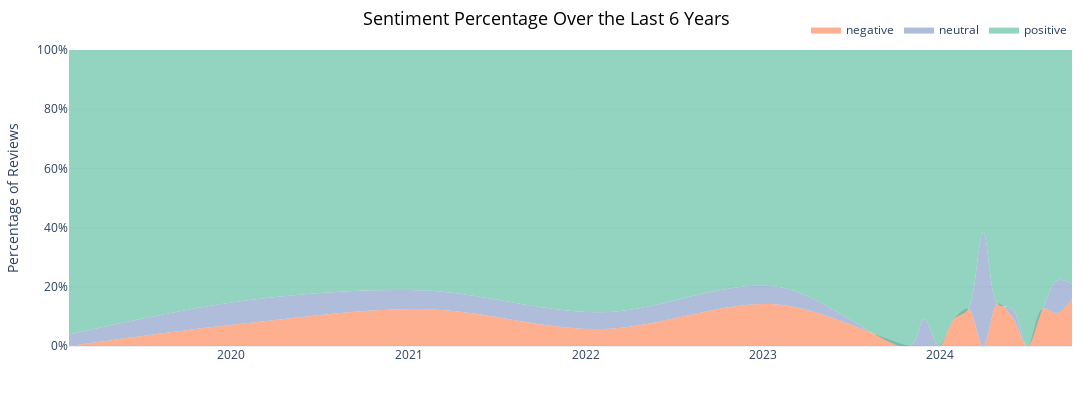

Notebook source saved alongside this figure:
### Code cell
def plotSentimentTrend(df, years_limit = 6):
    # Convert date to datetime format and handle missing values
    df['date'] = pd.to_datetime(df['date'], errors='coerce')
    df = df.dropna(subset=['date'])
    
    # Filter only the last 6 years
    last_six_years = datetime.datetime.now() - pd.DateOffset(years=years_limit)
    df = df[df['date'] >= last_six_years]

    # Set date as index for resampling
    df.set_index('date', inplace=True)
    
    # Resample to monthly and count sentiments
    sentiment_counts = df.resample('M')['sentiment_label'].value_counts().unstack().fillna(0)

    # Calculate the percentage for each sentiment type
    sentiment_percentage = sentiment_counts.div(sentiment_counts.sum(axis=1), axis=0) * 100
    sentiment_percentage = sentiment_percentage.round(2)
    sentiment_percentage = sentiment_percentage.reset_index().melt(id_vars=['date'], value_name='percentage', var_name='sentiment_label')
    
    # Plot sentiment percentage evolution
    fig = px.area(
        sentiment_percentage,
        x='date',
        y='percentage',
        color='sentiment_label',
        title='Sentiment Percentage Over the Last 6 Years',
        labels={'date': '', 'percentage': 'Percentage of Reviews (%)', 'sentiment_label': 'Sentiment'},
        template='plotly_white',
    )

    # Customize layout
    fig.update_layout(
        title=dict(x=0.5, xanchor='center', font=dict(size=18, color='black')),
        xaxis=dict(showgrid=False, zeroline=False),
        yaxis=dict(showgrid=True, title='Percentage of Reviews', ticksuffix='%'),
        legend=dict(title='', orientation='h', yanchor='bottom', y=1.02, xanchor='right', x=1),
        margin=dict(l=20, r=20, t=50, b=20),
        plot_bgcolor='rgba(0,0,0,0)',
        hovermode='x unified',
        width=1200,
        height=400,
    )

    # Customize color for sentiment categories
    color_map = {
        'positive': 'rgba(102, 194, 165, 0.7)', 
        'neutral': 'rgba(141, 160, 203, 0.7)', 
        'negative': 'rgba(252, 141, 98, 0.7)'
    }
    fig.for_each_trace(lambda trace: trace.update(line=dict(width=0, shape='spline'), fill='tonexty', fillcolor=color_map.get(trace.name, 'rgba(150, 150, 150, 0.5)')))

    # Remove the plot frame and keep the visualization as clean as possible
    fig.update_xaxes(showline=False)
    fig.update_yaxes(showline=False, range=[0, 100])  # Percentage scale from 0 to 100

    fig.show()

plotSentimentTrend(reviews)

### Figure 1 — Plotly figure (JSON) as saved in the notebook; plotly's stock layout.template omitted (floating-point values rounded to 4 significant figures)
{"data": [{"fill": "tonexty", "fillcolor": "rgba(252, 141, 98, 0.7)", "fillpattern": {"shape": ""}, "hovertemplate": "Sentiment=negative<br>=%{x}<br>Percentage of Reviews (%)=%{y}<extra></extra>", "legendgroup": "negative", "line": {"color": "#636efa", "shape": "spline", "width": 0}, "marker": {"symbol": "circle"}, "mode": "lines", "name": "negative", "orientation": "v", "showlegend": true, "stackgroup": "1", "type": "scatter", "x": ["2019-01-31T00:00:00", "2020-01-31T00:00:00", "2021-01-31T00:00:00", "2022-01-31T00:00:00", "2023-01-31T00:00:00", "2023-10-31T00:00:00", "2023-11-30T00:00:00", "2023-12-31T00:00:00", "2024-01-31T00:00:00", "2024-02-29T00:00:00", "2024-03-31T00:00:00", "2024-04-30T00:00:00", "2024-05-31T00:00:00", "2024-06-30T00:00:00", "2024-07-31T00:00:00", "2024-08-31T00:00:00", "2024-09-30T00:00:00"], "xaxis": "x", "y": [0, 7.69, 12.5, 5.71, 14, 0, 0, 0, 9.09, 12.5, 0, 14.29, 9.38, 0, 12.5, 11.11, 15.79], "yaxis": "y"}, {"fill": "tonexty", "fillcolor": "rgba(141, 160, 203, 0.7)", "fillpattern": {"shape": ""}, "hovertemplate": "Sentiment=neutral<br>=%{x}<br>Percentage of Reviews (%)=%{y}<extra></extra>", "legendgroup": "neutral", "line": {"color": "#EF553B", "shape": "spline", "width": 0}, "marker": {"symbol": "circle"}, "mode": "lines", "name": "neutral", "orientation": "v", "showlegend": true, "stackgroup": "1", "type": "scatter", "x": ["2019-01-31T00:00:00", "2020-01-31T00:00:00", "2021-01-31T00:00:00", "2022-01-31T00:00:00", "2023-01-31T00:00:00", "2023-10-31T00:00:00", "2023-11-30T00:00:00", "2023-12-31T00:00:00", "2024-01-31T00:00:00", "2024-02-29T00:00:00", "2024-03-31T00:00:00", "2024-04-30T00:00:00", "2024-05-31T00:00:00", "2024-06-30T00:00:00", "2024-07-31T00:00:00", "2024-08-31T00:00:00", "2024-09-30T00:00:00"], "xaxis": "x", "y": [3.85, 7.69, 6.25, 5.71, 6, 0, 9.09, 0, 0, 0, 38.46, 0, 3.12, 0, 0, 11.11, 5.26], "yaxis": "y"}, {"fill": "tonexty", "fillcolor": "rgba(102, 194, 165, 0.7)", "fillpattern": {"shape": ""}, "hovertemplate": "Sentiment=positive<br>=%{x}<br>Percentage of Reviews (%)=%{y}<extra></extra>", "legendgroup": "positive", "line": {"color": "#00cc96", "shape": "spline", "width": 0}, "marker": {"symbol": "circle"}, "mode": "lines", "name": "positive", "orientation": "v", "showlegend": true, "stackgroup": "1", "type": "scatter", "x": ["2019-01-31T00:00:00", "2020-01-31T00:00:00", "2021-01-31T00:00:00", "2022-01-31T00:00:00", "2023-01-31T00:00:00", "2023-10-31T00:00:00", "2023-11-30T00:00:00", "2023-12-31T00:00:00", "2024-01-31T00:00:00", "2024-02-29T00:00:00", "2024-03-31T00:00:00", "2024-04-30T00:00:00", "2024-05-31T00:00:00", "2024-06-30T00:00:00", "2024-07-31T00:00:00", "2024-08-31T00:00:00", "2024-09-30T00:00:00"], "xaxis": "x", "y": [96.15, 84.62, 81.25, 88.57, 80, 100, 90.91, 100, 90.91, 87.5, 61.54, 85.71, 87.5, 100, 87.5, 77.78, 78.95], "yaxis": "y"}], "layout": {"height": 400, "hovermode": "x unified", "legend": {"orientation": "h", "title": {"text": ""}, "tracegroupgap": 0, "x": 1, "xanchor": "right", "y": 1.02, "yanchor": "bottom"}, "margin": {"b": 20, "l": 20, "r": 20, "t": 50}, "plot_bgcolor": "rgba(0,0,0,0)", "title": {"font": {"color": "black", "size": 18}, "text": "Sentiment Percentage Over the Last 6 Years", "x": 0.5, "xanchor": "center"}, "width": 1200, "xaxis": {"anchor": "y", "domain": [0, 1], "showgrid": false, "showline": false, "title": {"text": ""}, "zeroline": false}, "yaxis": {"anchor": "x", "domain": [0, 1], "range": [0, 100], "showgrid": true, "showline": false, "ticksuffix": "%", "title": {"text": "Percentage of Reviews"}}}}
